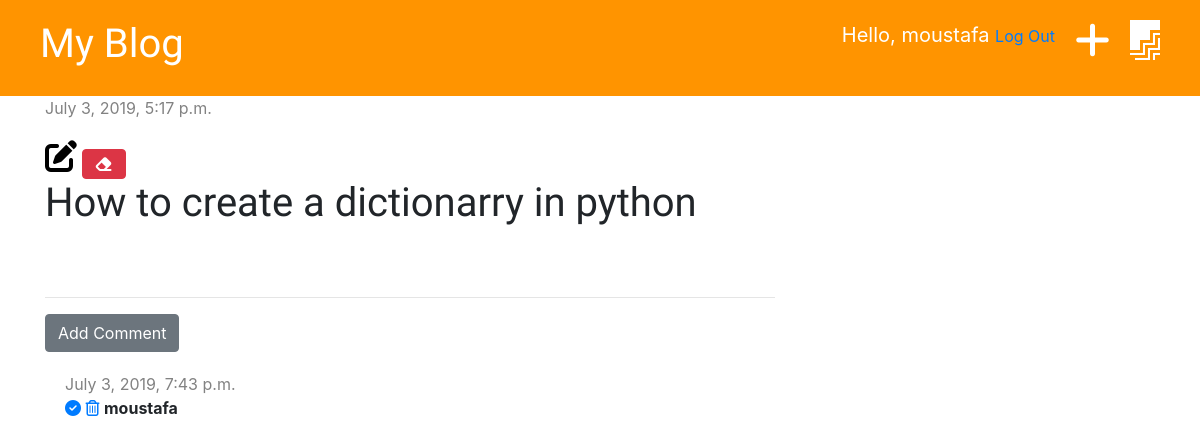
The app's page /post/8/ (signed in), older data.
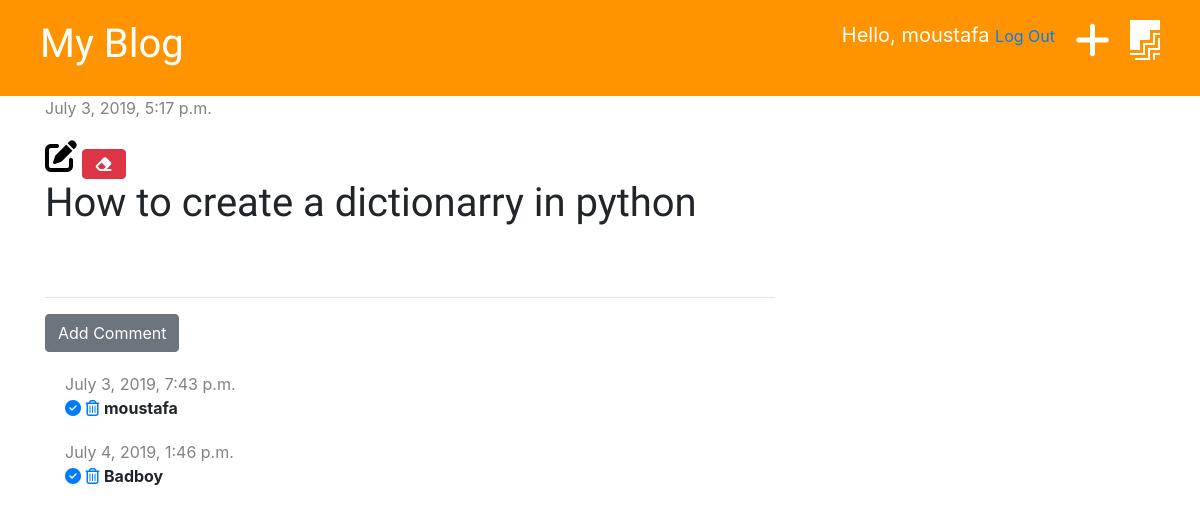
The same page, newer data.
### blog/models.py (models this page shows, shortened)
class Comment(models.Model):
    post = models.ForeignKey('blog.Post', on_delete=models.CASCADE, related_name='comments')
    author = models.CharField(max_length=200)
    created_date = models.DateTimeField(default=timezone.now)
    text = models.TextField()
    approved = models.BooleanField(default=False)

### blog/views.py (the view)
# urls.py: path('post/<int:pk>/', views.post_detail, name='post_detail'),
def post_detail(request, pk):
    posts = get_object_or_404(Post, pk=pk)
    stuff_for_frontend = {'posts': posts }
    return render(request, 'blog/post_detail.html', stuff_for_frontend)

### blog/templatetags/markdownify.py (called while the page is built)
@register.filter
def markdown(value):
    renderer = HighlightRenderer()
    markdown = mistune.Markdown(renderer=renderer)
    return markdown(value)

### blog/templates/blog/post_detail.html (shortened to what this page needs)
{% extends 'blog/base.html' %}
{% load markdownify %}
{% block content %}
    <div class="post">
        {% if posts.published_date %}
            <div class="date">
                {{ posts.published_date }}
            </div>
        {% else %}
            <a href="{% url 'post_publish' pk=posts.pk %}" class="btn btn-primary">Publish</a>
        {% endif %}
        {% if user.is_authenticated %}
        <a href="{% url 'post_edit' pk=posts.pk %}"><i class="fas fa-edit fa-2x" style="color: black; padding-top:20px;"></i></a>
        {% endif %}
        <a href="{% url 'delete_post' pk=posts.pk %}" class="btn btn-danger" onclick="return confirm('Are sure you want to delete this post?')"><i class="fas fa-eraser"></i></a>
        <h1>{{ posts.title }}</h1>
    </div>
   <hr>
    <a href="{% url 'add_comment_to_post' pk=posts.pk %}" class="btn btn-secondary">Add Comment</a>
    {% for comment in posts.comments.all %}
        {% if user.is_superuser or comment.approved %}
        <div class="comment">
            <div class="date">
                {{ comment.created_date }}
            </div>
            {% if not comment.approved and user.is_superuser %}
                <a href="{% url 'comment_approve' pk=comment.pk %}"><i class="fas fa-check-circle"></i></a>
                <a href="{% url 'comment_remove' pk=comment.pk %}" ><i class="far fa-trash-alt"></i></a>
            {% endif %}
            <strong>{{ comment.author }}</strong>
        </div>
        {% endif %}
    {% empty %}
        <p>No comments yet...</p>
    {% endfor %}
{% endblock %}

Row changes from the older to the newer data that the page shows:
added Comment: created_date "July 4, 2019, 1:46 p.m.", approved False (drawn), author "Badboy"
